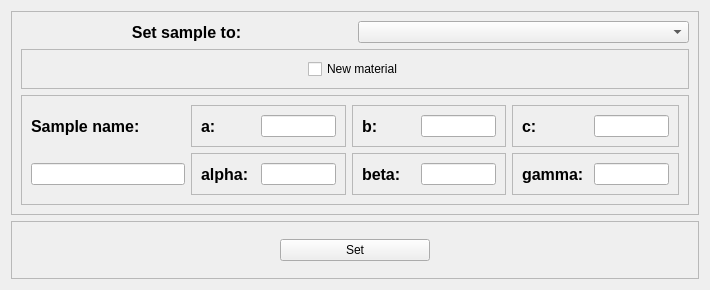
<?xml version="1.0" encoding="UTF-8"?>
<ui version="4.0">
 <class>Form</class>
 <widget class="QWidget" name="Form">
  <property name="geometry">
   <rect>
    <x>0</x>
    <y>0</y>
    <width>710</width>
    <height>290</height>
   </rect>
  </property>
  <property name="windowTitle">
   <string>Sample</string>
  </property>
  <layout class="QVBoxLayout" name="verticalLayout">
   <item>
    <widget class="QFrame" name="frame">
     <property name="frameShape">
      <enum>QFrame::StyledPanel</enum>
     </property>
     <property name="frameShadow">
      <enum>QFrame::Raised</enum>
     </property>
     <layout class="QVBoxLayout" name="verticalLayout_2">
      <item>
       <layout class="QGridLayout" name="gridLayout">
        <item row="0" column="1">
         <widget class="QComboBox" name="comboBox_materials"/>
        </item>
        <item row="0" column="0">
         <widget class="QLabel" name="label">
          <property name="font">
           <font>
            <pointsize>12</pointsize>
            <weight>75</weight>
            <bold>true</bold>
           </font>
          </property>
          <property name="text">
           <string>Set sample to:</string>
          </property>
          <property name="alignment">
           <set>Qt::AlignCenter</set>
          </property>
         </widget>
        </item>
       </layout>
      </item>
      <item>
       <widget class="QFrame" name="frame_2">
        <property name="frameShape">
         <enum>QFrame::StyledPanel</enum>
        </property>
        <property name="frameShadow">
         <enum>QFrame::Raised</enum>
        </property>
        <layout class="QHBoxLayout" name="horizontalLayout_5">
         <item>
          <spacer name="horizontalSpacer">
           <property name="orientation">
            <enum>Qt::Horizontal</enum>
           </property>
           <property name="sizeHint" stdset="0">
            <size>
             <width>40</width>
             <height>20</height>
            </size>
           </property>
          </spacer>
         </item>
         <item>
          <widget class="QCheckBox" name="checkBox_new_mat">
           <property name="text">
            <string>New material</string>
           </property>
          </widget>
         </item>
         <item>
          <spacer name="horizontalSpacer_2">
           <property name="orientation">
            <enum>Qt::Horizontal</enum>
           </property>
           <property name="sizeHint" stdset="0">
            <size>
             <width>40</width>
             <height>20</height>
            </size>
           </property>
          </spacer>
         </item>
        </layout>
       </widget>
      </item>
      <item>
       <widget class="QFrame" name="frame_new_mat">
        <property name="frameShape">
         <enum>QFrame::StyledPanel</enum>
        </property>
        <property name="frameShadow">
         <enum>QFrame::Raised</enum>
        </property>
        <layout class="QHBoxLayout" name="horizontalLayout_6">
         <item>
          <layout class="QGridLayout" name="gridLayout_2">
           <item row="0" column="2">
            <widget class="QFrame" name="frame_4">
             <property name="frameShape">
              <enum>QFrame::StyledPanel</enum>
             </property>
             <property name="frameShadow">
              <enum>QFrame::Raised</enum>
             </property>
             <layout class="QHBoxLayout" name="horizontalLayout_10">
              <item>
               <layout class="QHBoxLayout" name="horizontalLayout_9">
                <item>
                 <widget class="QLabel" name="label_4">
                  <property name="font">
                   <font>
                    <pointsize>12</pointsize>
                    <weight>75</weight>
                    <bold>true</bold>
                   </font>
                  </property>
                  <property name="text">
                   <string>b: </string>
                  </property>
                 </widget>
                </item>
                <item>
                 <widget class="QLineEdit" name="lineEdit_b">
                  <property name="minimumSize">
                   <size>
                    <width>75</width>
                    <height>0</height>
                   </size>
                  </property>
                  <property name="maximumSize">
                   <size>
                    <width>75</width>
                    <height>16777215</height>
                   </size>
                  </property>
                 </widget>
                </item>
               </layout>
              </item>
             </layout>
            </widget>
           </item>
           <item row="0" column="1">
            <widget class="QFrame" name="frame_3">
             <property name="frameShape">
              <enum>QFrame::StyledPanel</enum>
             </property>
             <property name="frameShadow">
              <enum>QFrame::Raised</enum>
             </property>
             <layout class="QHBoxLayout" name="horizontalLayout_8">
              <item>
               <layout class="QHBoxLayout" name="horizontalLayout_7">
                <item>
                 <widget class="QLabel" name="label_3">
                  <property name="font">
                   <font>
                    <pointsize>12</pointsize>
                    <weight>75</weight>
                    <bold>true</bold>
                   </font>
                  </property>
                  <property name="text">
                   <string>a: </string>
                  </property>
                 </widget>
                </item>
                <item>
                 <widget class="QLineEdit" name="lineEdit_a">
                  <property name="minimumSize">
                   <size>
                    <width>75</width>
                    <height>0</height>
                   </size>
                  </property>
                  <property name="maximumSize">
                   <size>
                    <width>75</width>
                    <height>16777215</height>
                   </size>
                  </property>
                 </widget>
                </item>
               </layout>
              </item>
             </layout>
            </widget>
           </item>
           <item row="0" column="3">
            <widget class="QFrame" name="frame_5">
             <property name="frameShape">
              <enum>QFrame::StyledPanel</enum>
             </property>
             <property name="frameShadow">
              <enum>QFrame::Raised</enum>
             </property>
             <layout class="QHBoxLayout" name="horizontalLayout_12">
              <item>
               <layout class="QHBoxLayout" name="horizontalLayout_11">
                <item>
                 <widget class="QLabel" name="label_5">
                  <property name="font">
                   <font>
                    <pointsize>12</pointsize>
                    <weight>75</weight>
                    <bold>true</bold>
                   </font>
                  </property>
                  <property name="text">
                   <string>c: </string>
                  </property>
                 </widget>
                </item>
                <item>
                 <widget class="QLineEdit" name="lineEdit_c">
                  <property name="minimumSize">
                   <size>
                    <width>75</width>
                    <height>0</height>
                   </size>
                  </property>
                  <property name="maximumSize">
                   <size>
                    <width>75</width>
                    <height>16777215</height>
                   </size>
                  </property>
                 </widget>
                </item>
               </layout>
              </item>
             </layout>
            </widget>
           </item>
           <item row="0" column="0">
            <widget class="QLabel" name="label_2">
             <property name="font">
              <font>
               <pointsize>12</pointsize>
               <weight>75</weight>
               <bold>true</bold>
              </font>
             </property>
             <property name="text">
              <string>Sample name:</string>
             </property>
            </widget>
           </item>
           <item row="1" column="1">
            <widget class="QFrame" name="frame_6">
             <property name="frameShape">
              <enum>QFrame::StyledPanel</enum>
             </property>
             <property name="frameShadow">
              <enum>QFrame::Raised</enum>
             </property>
             <layout class="QVBoxLayout" name="verticalLayout_3">
              <item>
               <layout class="QHBoxLayout" name="horizontalLayout_13">
                <item>
                 <widget class="QLabel" name="label_6">
                  <property name="font">
                   <font>
                    <pointsize>12</pointsize>
                    <weight>75</weight>
                    <bold>true</bold>
                   </font>
                  </property>
                  <property name="text">
                   <string>alpha: </string>
                  </property>
                 </widget>
                </item>
                <item>
                 <widget class="QLineEdit" name="lineEdit_alpha">
                  <property name="minimumSize">
                   <size>
                    <width>75</width>
                    <height>0</height>
                   </size>
                  </property>
                  <property name="maximumSize">
                   <size>
                    <width>75</width>
                    <height>16777215</height>
                   </size>
                  </property>
                 </widget>
                </item>
               </layout>
              </item>
             </layout>
            </widget>
           </item>
           <item row="1" column="2">
            <widget class="QFrame" name="frame_7">
             <property name="frameShape">
              <enum>QFrame::StyledPanel</enum>
             </property>
             <property name="frameShadow">
              <enum>QFrame::Raised</enum>
             </property>
             <layout class="QHBoxLayout" name="horizontalLayout_15">
              <item>
               <layout class="QHBoxLayout" name="horizontalLayout_14">
                <item>
                 <widget class="QLabel" name="label_7">
                  <property name="font">
                   <font>
                    <pointsize>12</pointsize>
                    <weight>75</weight>
                    <bold>true</bold>
                   </font>
                  </property>
                  <property name="text">
                   <string>beta: </string>
                  </property>
                 </widget>
                </item>
                <item>
                 <widget class="QLineEdit" name="lineEdit_beta">
                  <property name="minimumSize">
                   <size>
                    <width>75</width>
                    <height>0</height>
                   </size>
                  </property>
                  <property name="maximumSize">
                   <size>
                    <width>75</width>
                    <height>16777215</height>
                   </size>
                  </property>
                 </widget>
                </item>
               </layout>
              </item>
             </layout>
            </widget>
           </item>
           <item row="1" column="3">
            <widget class="QFrame" name="frame_8">
             <property name="frameShape">
              <enum>QFrame::StyledPanel</enum>
             </property>
             <property name="frameShadow">
              <enum>QFrame::Raised</enum>
             </property>
             <layout class="QHBoxLayout" name="horizontalLayout_17">
              <item>
               <layout class="QHBoxLayout" name="horizontalLayout_16">
                <item>
                 <widget class="QLabel" name="label_8">
                  <property name="font">
                   <font>
                    <pointsize>12</pointsize>
                    <weight>75</weight>
                    <bold>true</bold>
                   </font>
                  </property>
                  <property name="text">
                   <string>gamma: </string>
                  </property>
                 </widget>
                </item>
                <item>
                 <widget class="QLineEdit" name="lineEdit_gamma">
                  <property name="minimumSize">
                   <size>
                    <width>75</width>
                    <height>0</height>
                   </size>
                  </property>
                  <property name="maximumSize">
                   <size>
                    <width>75</width>
                    <height>16777215</height>
                   </size>
                  </property>
                 </widget>
                </item>
               </layout>
              </item>
             </layout>
            </widget>
           </item>
           <item row="1" column="0">
            <widget class="QLineEdit" name="lineEdit_samp_name"/>
           </item>
          </layout>
         </item>
        </layout>
       </widget>
      </item>
     </layout>
    </widget>
   </item>
   <item>
    <widget class="QFrame" name="frame_9">
     <property name="frameShape">
      <enum>QFrame::StyledPanel</enum>
     </property>
     <property name="frameShadow">
      <enum>QFrame::Raised</enum>
     </property>
     <layout class="QHBoxLayout" name="horizontalLayout_18">
      <item>
       <spacer name="horizontalSpacer_3">
        <property name="orientation">
         <enum>Qt::Horizontal</enum>
        </property>
        <property name="sizeHint" stdset="0">
         <size>
          <width>40</width>
          <height>20</height>
         </size>
        </property>
       </spacer>
      </item>
      <item>
       <widget class="QPushButton" name="pushButton_set">
        <property name="minimumSize">
         <size>
          <width>150</width>
          <height>0</height>
         </size>
        </property>
        <property name="text">
         <string>Set</string>
        </property>
       </widget>
      </item>
      <item>
       <spacer name="horizontalSpacer_4">
        <property name="orientation">
         <enum>Qt::Horizontal</enum>
        </property>
        <property name="sizeHint" stdset="0">
         <size>
          <width>40</width>
          <height>20</height>
         </size>
        </property>
       </spacer>
      </item>
     </layout>
    </widget>
   </item>
  </layout>
 </widget>
 <resources/>
 <connections/>
</ui>
